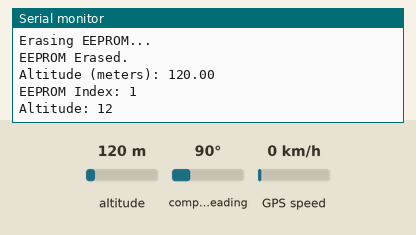
A sketch run on a simulated Arduino Uno, built with avr-gcc and run on an emulated ATmega328P. On the bench: the last lines printed to the serial monitor. The test bench sets the inputs (shaded band); at power-on: altitude 120 m, compass heading 90°, GPS speed 0 km/h. EEPROM starts erased; the GPS gets a fix after 3 s at 37.7749, -122.4194 with 8 satellites.

Above: at 4.6 s.
4.7 s: altitude set to 20 m
At 6.0 s:
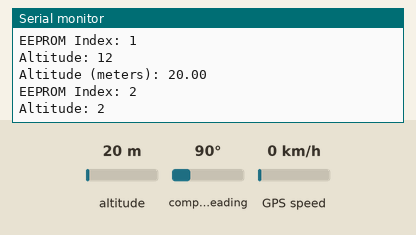
6.2 s: altitude set to 250 m
At 7.3 s:
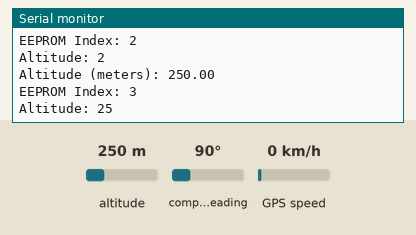
Timing chart, 0 to 9.2 s (numbered marks = the images above; inputs shaded):
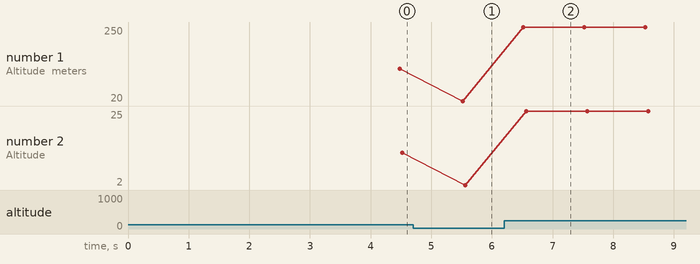

The sketch:

basic_altitude_tracker.ino
```cpp
#include <TinyGPS++.h>
#include <SoftwareSerial.h>
#include <EEPROM.h>
/* Create object named bt of the class SoftwareSerial */
SoftwareSerial GPS_SoftSerial(4, 3);/* (Rx, Tx) */
/* Create an object named gps of the class TinyGPSPlus */
TinyGPSPlus gps;

volatile float minutes, seconds;
volatile int degree, secs, mins;

unsigned int eepromIndex = 0;


void setup() {
  Serial.begin(9600);
  GPS_SoftSerial.begin(9600);

  Serial.println("Erasing EEPROM...");

for (int i = 0; i < EEPROM.length(); i++) {
    EEPROM.write(i, 0); // Write zero to each EEPROM address
  }

  Serial.println("EEPROM Erased.");
}

  // Define the smartDelay function
void smartDelay(unsigned long ms) {
  unsigned long start = millis();
  do {
    while (GPS_SoftSerial.available()) {
      gps.encode(GPS_SoftSerial.read());
    }
  } while (millis() - start < ms);
}


void loop() {
  unsigned int i;

  for (i = 0; i < EEPROM.length(); i++) {
    unsigned long start = millis(); // Record the start time

    while (millis() - start < 1000) {
      smartDelay(100); // Use smaller delays inside this loop
    }

    double alt_m_val;
    bool alt_valid;

    alt_m_val = gps.altitude.meters();
    alt_valid = gps.altitude.isValid();

    Serial.print("Altitude (meters): ");
    Serial.println(alt_m_val);

    if (eepromIndex < EEPROM.length()) {
    EEPROM.write(eepromIndex, constrain(alt_m_val / 10, 0, 99));
    eepromIndex++; // Move to the next EEPROM index
  } else {
    Serial.println("EEPROM is full");
  }

    if (!alt_valid)
        {
          Serial.print("EEPROM Index: ");
          Serial.println(i);
          Serial.print("Altitude: ");
          Serial.println("*****");
        }
        else
        {
          Serial.print("EEPROM Index: ");
          Serial.println(eepromIndex);
          Serial.print("Altitude: ");
          Serial.println(EEPROM.read(i));
        }
  }
}
```

Measured:
- after the input at 4.7 s, the serial monitor: prints a new line after 0.82 s (image 1)
- after the input at 6.2 s, the serial monitor: prints a new line after 0.32 s (image 2)
- plotted number 1: 120 → 20 after the input at 4.7 s, 20 → 250 after the input at 6.2 s
- plotted number 2: 2 → 25 after the input at 6.2 s
